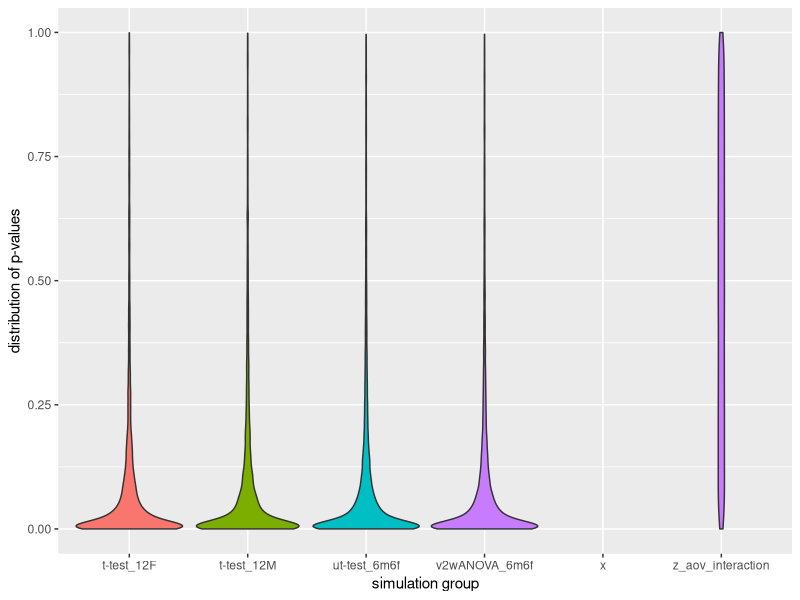
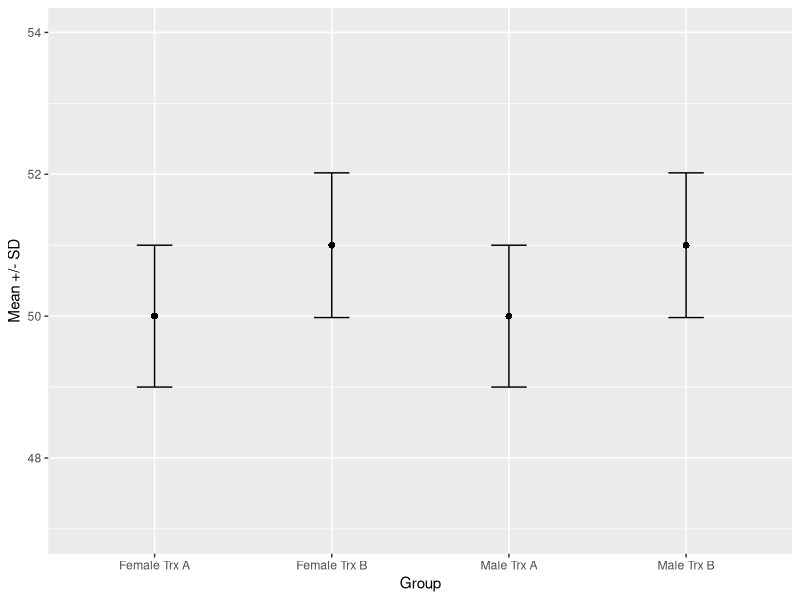

Recreate these plots in R, in order.
#-------------------------------------------------------------------------------
#Title: Simulating subgroup analyses
#Author: Annaliese Beery
#Date: March 2018
#Purpose: Imagine multiple scenarios where you test one or both sexes 
#         When do you lose power, and when don't you (using factorial analyses)?
#-------------------------------------------------------------------------------

#Libraries
library("ggplot2") #needed for pretty graphs
#-------------------------------------------------------------------------------

iterations = 10000  #Use lower # when troubleshooting
#Simulation parameters:  (See excel sheet for more readable version, more info below)
  #   CV (SD/mean) held constant at 50
  #   *Simulation 1: no sex diff, med trx diff (5%)
  #   Simulation 2: treatment effect in females but not males
  #   Simulation 3b: both sexes go up, but only sig in one sex, interaction effect
  #   *Simulation 4: interaction of sex and trx, 5% each up and down
  #   *Simulation 5: (called scenario 2) big sex diff, med trx diff.
  #   * means simulation results included in manuscript figure

#   Parameters are in lists indexed by simulation number: parameter =c(sim1, sim2,...)
TrxA_fem_mean=c(50,50,50,50,50)  #these numbers are stored as doubles by default
TrxA_fem_sd=c(1,2.5,2.5,2.5,1)
TrxA_male_mean=c(50, 51, 50, 52.5, 60)   
TrxA_male_sd=c(1, 2.55, 2.55, 2.625, 1.2) 
TrxB_fem_mean=c(51, 52.5, 52.5, 52.5, 51) 
TrxB_fem_sd=c(1.02, 2.625, 2.625, 2.625, 1.02)
TrxB_male_mean=c(51, 51, 52.02, 50, 61.2)   
TrxB_male_sd=c(1.02, 2.55, 2.601, 2.5, 1.224)  

sim=1  # set this to 1, 2, 3, 4, or 5 and save output from each time (or write a loop)
#note -- simulation #s here don't match manuscript -- space for only a subset and reordered
#-------------------------------------------------------------------------------

#Step one: generate fake data based on specific distributions.  

#Make array "results" to hold p-value results of stat tests from each run (later convert to dataframe)
results=matrix(data=NA, nrow=iterations,ncol=7)
colnames(results)=c("Iteration", "t-test_12F", "t-test_12M", "v2wANOVA_6m6f", "ut-test_6m6f", "x", "z_aov_interaction") 
  #v and u in front of column names are to control ordering in the graph (it's alphabetical by default). Fix labels later.

#Run many simulations: generate distributions, perform stat tests, keep stat results only
for (i in 1:iterations){  
#i=1  #use for troubleshooting only
  #Note: rnorm generates random numbers from a normal distribution
  #      syntax is rnorm(n, mean, sd)
  #      so rnorm(12, 3, .25) generates 12 numbers from a normal dist. with mean 3 and sd=.25

  Afemales = rnorm(12, TrxA_fem_mean[sim], TrxA_fem_sd[sim])
  Amales = rnorm(12, TrxA_male_mean[sim], TrxA_male_sd[sim])
  Bfemales = rnorm(12, TrxB_fem_mean[sim], TrxB_fem_sd[sim])
  Bmales = rnorm(12,TrxB_male_mean[sim], TrxB_male_sd[sim]) #something weird happens when change these to 63 and 1.26!

  #t-tests
  p_12f = t.test(Afemales, Bfemales)$p.value #by group, using 12 of one sex
  p_12m = t.test(Amales, Bmales)$p.value #using 12 of other sex

  #make a temporary dataframe with first 6 of the females, first 6 of the males for subsequent tests
  #alternate approach would be to make them as new distributions.  Didn't do that.
  sex=c('F','F','F','F','F','F','F','F','F','F','F','F','M','M','M','M','M','M','M','M','M','M','M','M','F','F','F','F','F','F','F','F','F','F','F','F','M','M','M','M','M','M','M','M','M','M','M','M')
  group=c('A','A','A','A','A','A','A','A','A','A','A','A','A','A','A','A','A','A','A','A','A','A','A','A','B','B','B','B','B','B','B','B','B','B','B','B','B','B','B','B','B','B','B','B','B','B','B','B')
  subset1=c(1,1,1,1,1,1,0,0,0,0,0,0,1,1,1,1,1,1,0,0,0,0,0,0,1,1,1,1,1,1,0,0,0,0,0,0,1,1,1,1,1,1,0,0,0,0,0,0)
  subset2=c(0,0,0,0,0,0,1,1,1,1,1,1,0,0,0,0,0,0,1,1,1,1,1,1,0,0,0,0,0,0,1,1,1,1,1,1,0,0,0,0,0,0,1,1,1,1,1,1)
  measure=c(Afemales,Amales,Bfemales,Bmales)
  simdata12each_df=data.frame(sex, group, measure, subset1, subset2)   #subset 2 not really needed in here 
  simdata6each_sub1=subset(simdata12each_df, subset1==1)
 
  #visually check data
  #qplot(x=sex, y=measure, data = simdata12each, geom = 'boxplot')
  #qplot(x=group, y=measure, data = simdata6each_sub1, geom = 'boxplot')
  
  #2-way anova on subset 1 (n=6/sex/group)
  aov_sub1 = aov(measure ~ sex * group, simdata6each_sub1)  # * gives you main effects and interaction
  # summary(aov_sub1)  # shows pieces of output and order of p-values
  p_aov_group_6m6f = summary(aov_sub1)[[1]][, 'Pr(>F)'][2] #this picks out the second of the p-values, i.e. group
  p_aov_int_6m6f = summary(aov_sub1)[[1]][, 'Pr(>F)'][3] #this picks out 3rd p-value, interaction effect

  # t-test on subset 1 (n=6/sex/group)
  p_6m6f = t.test(measure ~ group, data=simdata6each_sub1)$p.value #using 6 each sex, t-tests
  
  #store group effects in results matrix ("Iteration", "p12F", "p12M", "pANOVA_all", "pANOVA_sub1", "pANOVA_sub2")
  results[i,1]= i                 #iteration
  results[i,2]= p_12f             #t-test p-val for 12 f, trx A vs. B, results are stored as a double
  results[i,3]= p_12m             #t-test p-val for 12 m, trx A vs. B
  results[i,4]= p_aov_group_6m6f  #2-way anova p-val for treatment (called "group")
  results[i,5]= p_6m6f            #t-test p-val for 6f,6m trx A vs B
  results[i,7]= p_aov_int_6m6f    #interaction effect from 2-way anova
}

#Note: Results matrix interpretation: (first row is iteration number)
# 1) t-test p-value of 12 group A females vs. 12 group B females
# 2) t-test p-value of 12 group A males vs. 12 group B males
# 4) 2-way anova by sex and group, p-value for group with 6m,6f per group, subset 1
# 5) t-test by group, p-value for group with 6m,6f per group, should look worst
# 6) blank, to make space
# 7) interaction effect
#note, re-ordered in graph by alphabet of label!

#version to put in one graph
results_df=as.data.frame(results) #make it a data frame for easier manipulation
results_gathered_df <- tidyr::gather(data=results_df, key="Statistic", value="p_value", 2:7)

#version to make 2 separate graphs -- cut because 2nd graph had different x scale.
#new approach: put a blank spacer in and add to main graph, then cover with white bar
  #results_df=as.data.frame(results) #make it a data frame for easier manipulation
  #interactions_df=data.frame(results_df$Iteration,results_df$aov_interaction)  # Just the interactions part
  #results_df$aov_interaction<- NULL  #remove aov interaction column from results data frame for main graph
  #results_gathered_df <- tidyr::gather(data=results_df, key="Statistic", value="p_value", 2:7)
  #interactions_gathered_df <- tidyr::gather(data=interactions_df, key="Statistic", value="p_value", 2)

#-------------------------------------------------------------------------------
# Graphing results
#-------------------------------------------------------------------------------

#GRAPH 1: Distribution of p-values for each group (for whichever simulation just run)
#note, will give error about 10,000 or however many points removed because of spacer column "x", ignore!
group_colors <- c("#F8766D", "#7CAE00", "#00BFC4", "#C77CFF", "#C77CFF")

#qplot(x=Statistic, y=p_value, data=results_gathered_df, geom="violin", fill=Statistic)
ggplot(data=results_gathered_df, aes(x=Statistic, y=p_value, fill=Statistic)) +   
  geom_violin() + 
  xlab("simulation group") +
  ylab("distribution of p-values") +
  theme(legend.position="none") +
  scale_y_continuous(limits = c(0.0, 1.0)) +
  scale_fill_manual(values = group_colors)

# --------------------------------------------------------------
# PAUSE here in running to save output graph in desired format
# Otherwise assign to a variable for later saving because code below makes a new graph.

#uncomment to determine: what colors are those violins defaulting to, anyhow? Use above to force re-use.
#p <- ggplot(results_gathered_df, aes(x=Statistic, y=p_value, fill=Statistic)) +
#  geom_point(shape = 21, size = 4)
#ggplot_build(p)$data  
#ANSWER: group 1: F8766D, 2 is: 7CAE00, 3: #00BFC4, 4: C77CFF, 

#GRAPH 2: Input data that yielded a particular distribution of p-values
#Note, plot actual mean and SD...don't need to hold on to the simulated data
#sim=5  # can set this to any of the simulations, or leave as above

#Make a dataframe of the Group, Mean, Lower, and Upper bounds
Group = c("Female Trx A", "Male Trx A", "Female Trx B", "Male Trx B")
Mean = c(TrxA_fem_mean[sim], TrxA_male_mean[sim], TrxB_fem_mean[sim], TrxB_male_mean[sim])
Lower = c(TrxA_fem_mean[sim]-TrxA_fem_sd[sim], TrxA_male_mean[sim]-TrxA_male_sd[sim], TrxB_fem_mean[sim]-TrxB_fem_sd[sim], TrxB_male_mean[sim]-TrxB_male_sd[sim])
Upper = c(TrxA_fem_mean[sim]+TrxA_fem_sd[sim], TrxA_male_mean[sim]+TrxA_male_sd[sim], TrxB_fem_mean[sim]+TrxB_fem_sd[sim], TrxB_male_mean[sim]+TrxB_male_sd[sim])
sim_input_df = data.frame(Group, Mean, Lower, Upper)

ggplot() + 
  geom_errorbar(data=sim_input_df, mapping=aes(x=Group, ymin=Lower, ymax=Upper), width=0.2, size=.5, color="black") + 
  geom_point(data=sim_input_df, mapping=aes(x=Group, y=Mean), size=2, shape=16) +
  scale_y_continuous(limits = c(47, 54)) +
  theme(legend.position="none") +
  ylab("Mean +/- SD") 
#  xlab("") #ditch x-axis "group" label. Comment out if making graphs same size as before


